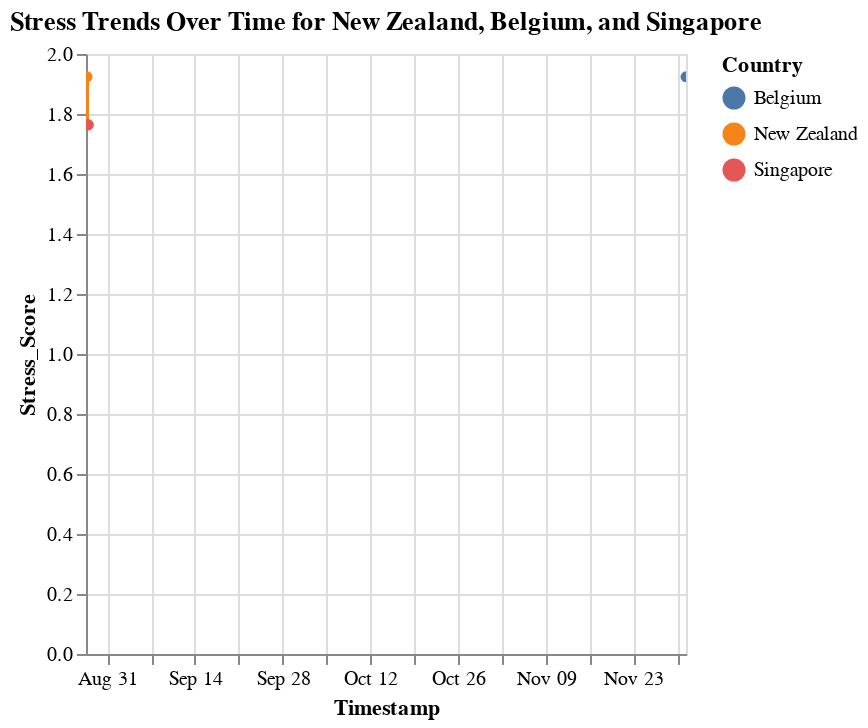

Notebook cell for this chart:
### Markdown cell above
We will filter the df_grouped DataFrame for the three countries: New Zealand, Belgium, and Singapore. Then, we'll pivot the DataFrame to have Timestamp as the index and Country as the columns. Finally, we'll melt the DataFrame for plotting and create a line graph to compare stress trends over time for these three countries.

### Code cell
# 20 . Filter data for the three countries
countries_to_compare = ['New Zealand', 'Belgium', 'Singapore']
filtered_data = df_grouped[df_grouped['Country'].isin(countries_to_compare)]

# 21 . Pivot the DataFrame
pivoted_data = filtered_data.pivot(index='Timestamp', columns='Country', values='Stress_Score').reset_index()

# 22 . Melt the DataFrame for plotting
melted_data = pivoted_data.melt('Timestamp', var_name='Country', value_name='Stress_Score')

# 23. Plot line graph
chart_stress_trends = alt.Chart(melted_data).mark_line(point=True).encode(
    x='Timestamp:T',
    y='Stress_Score:Q',
    color='Country:N',
    tooltip = ['Timestamp', 'Stress_Score', 'Country']
).properties(
    title='Stress Trends Over Time for New Zealand, Belgium, and Singapore'
).interactive()

# 24. Display plot
chart_stress_trends

### Figure 1 — Vega-Lite specification as saved in the notebook (floating-point values rounded to 4 significant figures)
{"config": {"view": {"continuousWidth": 300, "continuousHeight": 300}}, "data": {"name": "data-9b7b5d1e014a208b0c51a04250b49dff"}, "mark": {"type": "line", "point": true}, "encoding": {"color": {"field": "Country", "type": "nominal"}, "tooltip": [{"field": "Timestamp", "type": "temporal"}, {"field": "Stress_Score", "type": "quantitative"}, {"field": "Country", "type": "nominal"}], "x": {"field": "Timestamp", "type": "temporal"}, "y": {"field": "Stress_Score", "type": "quantitative"}}, "params": [{"name": "param_14", "select": {"type": "interval", "encodings": ["x", "y"]}, "bind": "scales"}], "title": "Stress Trends Over Time for New Zealand, Belgium, and Singapore", "$schema": "https://vega.github.io/schema/vega-lite/v5.20.1.json", "datasets": {"data-9b7b5d1e014a208b0c51a04250b49dff": [{"Timestamp": "2014-08-27T14:49:08", "Country": "Belgium", "Stress_Score": 1.764}, {"Timestamp": "2014-08-27T15:23:54", "Country": "Belgium", "Stress_Score": null}, {"Timestamp": "2014-08-27T15:32:43", "Country": "Belgium", "Stress_Score": null}, {"Timestamp": "2014-08-27T17:33:52", "Country": "Belgium", "Stress_Score": null}, {"Timestamp": "2014-08-27T18:41:00", "Country": "Belgium", "Stress_Score": null}, {"Timestamp": "2014-08-27T18:59:44", "Country": "Belgium", "Stress_Score": null}, {"Timestamp": "2014-08-27T21:45:31", "Country": "Belgium", "Stress_Score": null}, {"Timestamp": "2014-08-27T23:59:59", "Country": "Belgium", "Stress_Score": null}, {"Timestamp": "2014-12-01T09:58:28", "Country": "Belgium", "Stress_Score": 1.924}, {"Timestamp": "2014-08-27T14:49:08", "Country": "New Zealand", "Stress_Score": null}, {"Timestamp": "2014-08-27T15:23:54", "Country": "New Zealand", "Stress_Score": 1.764}, {"Timestamp": "2014-08-27T15:32:43", "Country": "New Zealand", "Stress_Score": 1.764}, {"Timestamp": "2014-08-27T17:33:52", "Country": "New Zealand", "Stress_Score": 1.764}, {"Timestamp": "2014-08-27T18:41:00", "Country": "New Zealand", "Stress_Score": 1.764}, {"Timestamp": "2014-08-27T18:59:44", "Country": "New Zealand", "Stress_Score": 1.924}, {"Timestamp": "2014-08-27T21:45:31", "Country": "New Zealand", "Stress_Score": null}, {"Timestamp": "2014-08-27T23:59:59", "Country": "New Zealand", "Stress_Score": null}, {"Timestamp": "2014-12-01T09:58:28", "Country": "New Zealand", "Stress_Score": null}, {"Timestamp": "2014-08-27T14:49:08", "Country": "Singapore", "Stress_Score": null}, {"Timestamp": "2014-08-27T15:23:54", "Country": "Singapore", "Stress_Score": null}, {"Timestamp": "2014-08-27T15:32:43", "Country": "Singapore", "Stress_Score": null}, {"Timestamp": "2014-08-27T17:33:52", "Country": "Singapore", "Stress_Score": null}, {"Timestamp": "2014-08-27T18:41:00", "Country": "Singapore", "Stress_Score": null}, {"Timestamp": "2014-08-27T18:59:44", "Country": "Singapore", "Stress_Score": null}, {"Timestamp": "2014-08-27T21:45:31", "Country": "Singapore", "Stress_Score": 1.764}, {"Timestamp": "2014-08-27T23:59:59", "Country": "Singapore", "Stress_Score": 1.764}, {"Timestamp": "2014-12-01T09:58:28", "Country": "Singapore", "Stress_Score": null}]}}
